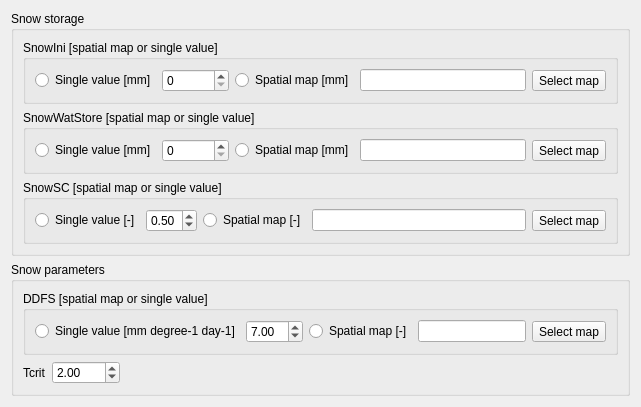
     <widget class="QWidget" name="snowTab">
      <attribute name="title">
       <string>Snow</string>
      </attribute>
      <layout class="QVBoxLayout" name="verticalLayout_16">
       <item>
        <widget class="QGroupBox" name="groupBox_21">
         <property name="title">
          <string>Snow storage</string>
         </property>
         <layout class="QVBoxLayout" name="verticalLayout_17">
          <item>
           <widget class="QGroupBox" name="groupBox_22">
            <property name="title">
             <string>SnowIni [spatial map or single value]</string>
            </property>
            <layout class="QHBoxLayout" name="horizontalLayout_75">
             <item>
              <layout class="QHBoxLayout" name="horizontalLayout_76">
               <item>
                <widget class="QRadioButton" name="snowIniSingleRadioButton">
                 <property name="text">
                  <string>Single value [mm]</string>
                 </property>
                </widget>
               </item>
               <item>
                <widget class="QSpinBox" name="snowIniSpinBox">
                 <property name="maximum">
                  <number>1000000000</number>
                 </property>
                 <property name="singleStep">
                  <number>100</number>
                 </property>
                </widget>
               </item>
              </layout>
             </item>
             <item>
              <layout class="QHBoxLayout" name="horizontalLayout_77">
               <item>
                <widget class="QRadioButton" name="snowIniMapRadioButton">
                 <property name="text">
                  <string>Spatial map [mm]</string>
                 </property>
                </widget>
               </item>
               <item>
                <widget class="QLineEdit" name="snowIniLineEdit">
                 <property name="readOnly">
                  <bool>true</bool>
                 </property>
                </widget>
               </item>
               <item>
                <widget class="QToolButton" name="selectSnowIniMapButton">
                 <property name="text">
                  <string>Select map</string>
                 </property>
                </widget>
               </item>
              </layout>
             </item>
            </layout>
           </widget>
          </item>
          <item>
           <widget class="QGroupBox" name="groupBox_23">
            <property name="title">
             <string>SnowWatStore [spatial map or single value]</string>
            </property>
            <layout class="QHBoxLayout" name="horizontalLayout_78">
             <item>
              <layout class="QHBoxLayout" name="horizontalLayout_79">
               <item>
                <widget class="QRadioButton" name="sWatStoreSingleRadioButton">
                 <property name="text">
                  <string>Single value [mm]</string>
                 </property>
                </widget>
               </item>
               <item>
                <widget class="QSpinBox" name="sWatStoreSpinBox">
                 <property name="maximum">
                  <number>1000000000</number>
                 </property>
                 <property name="singleStep">
                  <number>100</number>
                 </property>
                </widget>
               </item>
              </layout>
             </item>
             <item>
              <layout class="QHBoxLayout" name="horizontalLayout_80">
               <item>
                <widget class="QRadioButton" name="sWatStoreMapRadioButton">
                 <property name="text">
                  <string>Spatial map [mm]</string>
                 </property>
                </widget>
               </item>
               <item>
                <widget class="QLineEdit" name="sWatStoreLineEdit">
                 <property name="readOnly">
                  <bool>true</bool>
                 </property>
                </widget>
               </item>
               <item>
                <widget class="QToolButton" name="selectSWatStoreMapButton">
                 <property name="text">
                  <string>Select map</string>
                 </property>
                </widget>
               </item>
              </layout>
             </item>
            </layout>
           </widget>
          </item>
          <item>
           <widget class="QGroupBox" name="groupBox_24">
            <property name="title">
             <string>SnowSC [spatial map or single value]</string>
            </property>
            <layout class="QHBoxLayout" name="horizontalLayout_81">
             <item>
              <layout class="QHBoxLayout" name="horizontalLayout_82">
               <item>
                <widget class="QRadioButton" name="snowSCSingleRadioButton">
                 <property name="text">
                  <string>Single value [-]</string>
                 </property>
                </widget>
               </item>
               <item>
                <widget class="QDoubleSpinBox" name="snowSCDoubleSpinBox">
                 <property name="maximum">
                  <double>1.000000000000000</double>
                 </property>
                 <property name="singleStep">
                  <double>0.010000000000000</double>
                 </property>
                 <property name="value">
                  <double>0.500000000000000</double>
                 </property>
                </widget>
               </item>
              </layout>
             </item>
             <item>
              <layout class="QHBoxLayout" name="horizontalLayout_83">
               <item>
                <widget class="QRadioButton" name="snowSCMapRadioButton">
                 <property name="text">
                  <string>Spatial map [-]</string>
                 </property>
                </widget>
               </item>
               <item>
                <widget class="QLineEdit" name="snowSCLineEdit">
                 <property name="readOnly">
                  <bool>true</bool>
                 </property>
                </widget>
               </item>
               <item>
                <widget class="QToolButton" name="selectSnowSCMapButton">
                 <property name="text">
                  <string>Select map</string>
                 </property>
                </widget>
               </item>
              </layout>
             </item>
            </layout>
           </widget>
          </item>
         </layout>
        </widget>
       </item>
       <item>
        <widget class="QGroupBox" name="groupBox_25">
         <property name="title">
          <string>Snow parameters</string>
         </property>
         <layout class="QFormLayout" name="formLayout_18">
          <item row="1" column="0">
           <layout class="QHBoxLayout" name="horizontalLayout_86">
            <item>
             <widget class="QLabel" name="tcritLabel">
              <property name="text">
               <string>Tcrit</string>
              </property>
             </widget>
            </item>
            <item>
             <widget class="QDoubleSpinBox" name="tcritDoubleSpinBox">
              <property name="minimum">
               <double>-100.000000000000000</double>
              </property>
              <property name="maximum">
               <double>100.000000000000000</double>
              </property>
              <property name="singleStep">
               <double>0.500000000000000</double>
              </property>
              <property name="value">
               <double>2.000000000000000</double>
              </property>
             </widget>
            </item>
           </layout>
          </item>
          <item row="0" column="0" colspan="2">
           <widget class="QGroupBox" name="groupBox_26">
            <property name="title">
             <string>DDFS [spatial map or single value]</string>
            </property>
            <layout class="QHBoxLayout" name="horizontalLayout_87">
             <item>
              <layout class="QHBoxLayout" name="horizontalLayout_88">
               <item>
                <widget class="QRadioButton" name="DDFSSingleRadioButton">
                 <property name="text">
                  <string>Single value [mm degree-1 day-1]</string>
                 </property>
                </widget>
               </item>
               <item>
                <widget class="QDoubleSpinBox" name="DDFSDoubleSpinBox">
                 <property name="minimum">
                  <double>1.000000000000000</double>
                 </property>
                 <property name="maximum">
                  <double>20.000000000000000</double>
                 </property>
                 <property name="singleStep">
                  <double>0.500000000000000</double>
                 </property>
                 <property name="value">
                  <double>7.000000000000000</double>
                 </property>
                </widget>
               </item>
              </layout>
             </item>
             <item>
              <layout class="QHBoxLayout" name="horizontalLayout_89">
               <item>
                <widget class="QRadioButton" name="DDFSMapRadioButton">
                 <property name="text">
                  <string>Spatial map [-]</string>
                 </property>
                </widget>
               </item>
               <item>
                <widget class="QLineEdit" name="DDFSLineEdit">
                 <property name="readOnly">
                  <bool>true</bool>
                 </property>
                </widget>
               </item>
               <item>
                <widget class="QToolButton" name="selectDDFSMapButton">
                 <property name="text">
                  <string>Select map</string>
                 </property>
                </widget>
               </item>
              </layout>
             </item>
            </layout>
           </widget>
          </item>
         </layout>
        </widget>
       </item>
      </layout>
     </widget>
